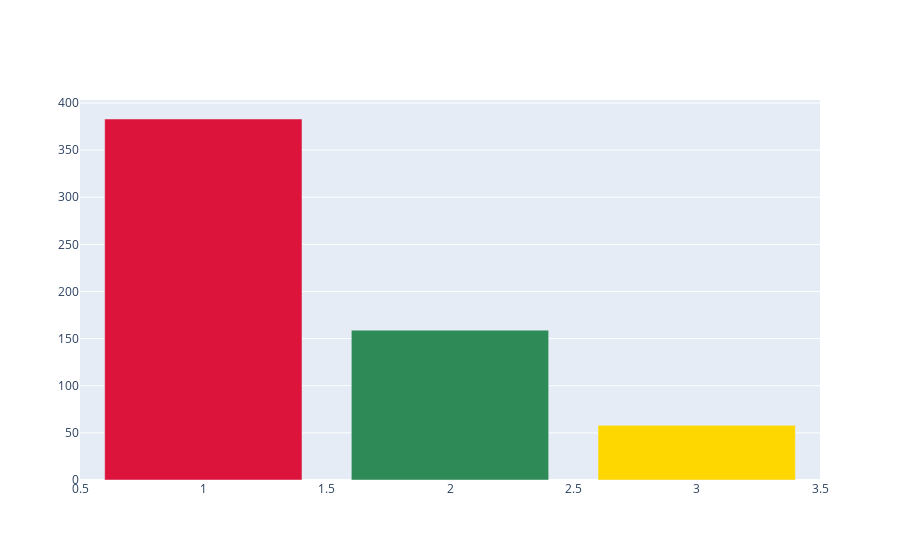
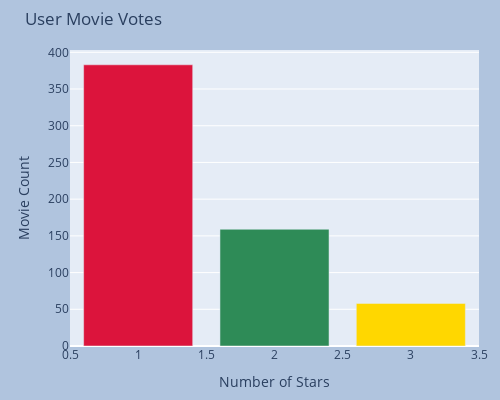
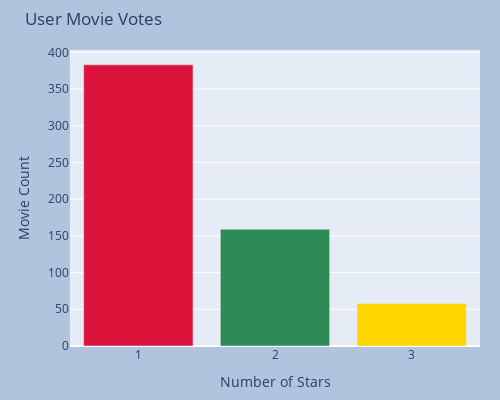
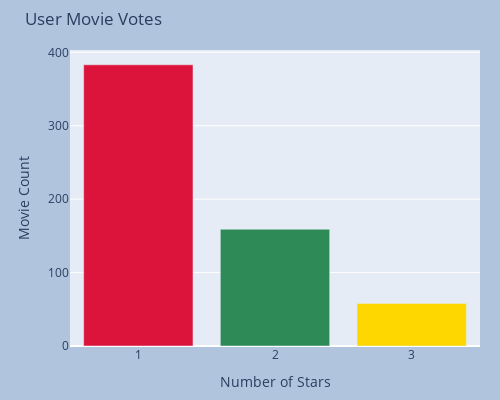

The notebook cell saved with these charts, in order:
### Code cell
import plotly.graph_objects as GO

fig = GO.Figure()
fig.add_trace(
    GO.Bar(
        x= vote_xy[0],
        y= vote_xy[1],
        marker_color=['crimson', 'seagreen', 'gold']
    ))
fig.update_layout(
    title="User Movie Votes",
    xaxis_title="Number of Stars",
    yaxis_title="Movie Count",
    width=500,
    height=400,
    margin=GO.layout.Margin(t=50, r=20, b=50, l=70, pad=0),
    paper_bgcolor="LightSteelBlue",
)
fig.update_xaxes(tickvals=vote_xy[0])
fig.update_yaxes(tickvals=list(range(0, 500, 100)))

### Figure 1 — Plotly figure (JSON) as saved in the notebook; plotly's stock layout.template omitted (floating-point values rounded to 4 significant figures)
{"data": [{"marker": {"color": ["crimson", "seagreen", "gold"]}, "type": "bar", "x": [1, 2, 3], "y": [383, 159, 58]}], "layout": {}}

### Figure 2 — Plotly figure (JSON) as saved in the notebook; plotly's stock layout.template omitted (floating-point values rounded to 4 significant figures)
{"data": [{"marker": {"color": ["crimson", "seagreen", "gold"]}, "type": "bar", "x": [1, 2, 3], "y": [383, 159, 58]}], "layout": {"height": 400, "margin": {"b": 50, "l": 70, "pad": 0, "r": 20, "t": 50}, "paper_bgcolor": "LightSteelBlue", "title": {"text": "User Movie Votes"}, "width": 500, "xaxis": {"title": {"text": "Number of Stars"}}, "yaxis": {"title": {"text": "Movie Count"}}}}

### Figure 3 — Plotly figure (JSON) as saved in the notebook; plotly's stock layout.template omitted (floating-point values rounded to 4 significant figures)
{"data": [{"marker": {"color": ["crimson", "seagreen", "gold"]}, "type": "bar", "x": [1, 2, 3], "y": [383, 159, 58]}], "layout": {"height": 400, "margin": {"b": 50, "l": 70, "pad": 0, "r": 20, "t": 50}, "paper_bgcolor": "LightSteelBlue", "title": {"text": "User Movie Votes"}, "width": 500, "xaxis": {"tickvals": [1, 2, 3], "title": {"text": "Number of Stars"}}, "yaxis": {"title": {"text": "Movie Count"}}}}

### Figure 4 — Plotly figure (JSON) as saved in the notebook; plotly's stock layout.template omitted (floating-point values rounded to 4 significant figures)
{"data": [{"marker": {"color": ["crimson", "seagreen", "gold"]}, "type": "bar", "x": [1, 2, 3], "y": [383, 159, 58]}], "layout": {"height": 400, "margin": {"b": 50, "l": 70, "pad": 0, "r": 20, "t": 50}, "paper_bgcolor": "LightSteelBlue", "title": {"text": "User Movie Votes"}, "width": 500, "xaxis": {"tickvals": [1, 2, 3], "title": {"text": "Number of Stars"}}, "yaxis": {"tickvals": [0, 100, 200, 300, 400], "title": {"text": "Movie Count"}}}}
